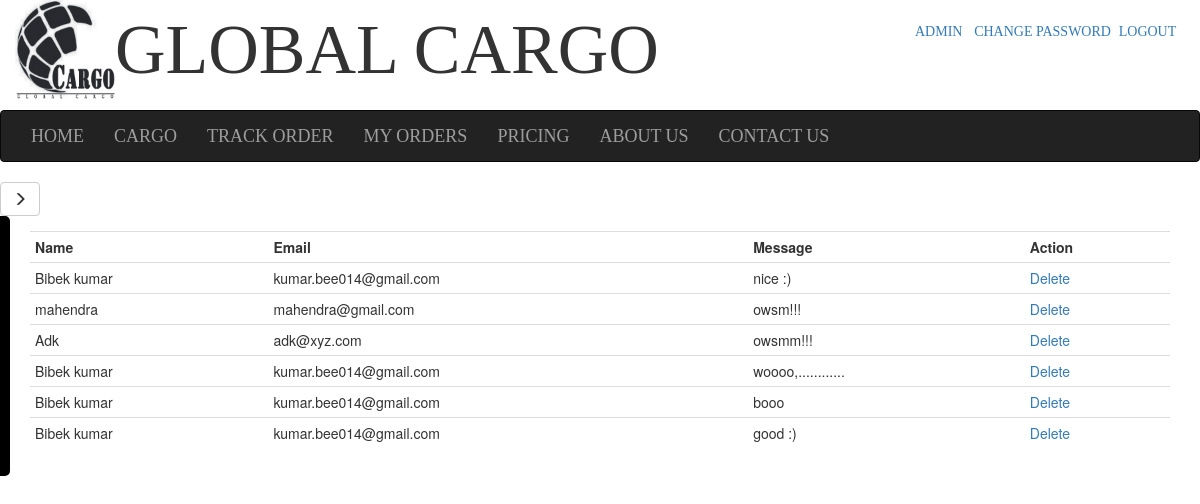
Screenshot of /view_feedbacks.php (signed in) with the database file from the repository.
### tables this page shows
CREATE TABLE IF NOT EXISTS `feedback` (
  `id` int(11) NOT NULL,
  `name` varchar(50) NOT NULL,
  `email` varchar(52) NOT NULL,
  `message` text NOT NULL
);

### view_feedbacks.php (the view, shortened to what this page needs)
<?php
include('header.php');
include('logo.php');
?>
 <link rel="stylesheet" href="css/sidebar.css">
 <div class="min-height">
    <div id="wrapper">
        <button type="button" class="btn btn-default" aria-label="Left Align" id="menu-toggle">
  <span class="glyphicon glyphicon-menu-right" aria-hidden="true"></span>
</button>
        <div id="sidebar-wrapper">
        </div>
       <div id="page-content-wrapper">
            <div class="container-fluid">
                <div class="row">
                    <div class="col-lg-12 col-md-7">
	<?php
		$query="SELECT * FROM `feedback` ";
		$result=mysql_query($query);
		if($result){
			if(mysql_num_rows($result)>=1){
			echo '
			<table class="table table-condensed">
			<tr>
	<th>Name</th>
	<th>Email</th>
	<th>Message</th>
	<th>Action</th>
</tr>';
				while($rows=mysql_fetch_array($result)){
					echo'<tr>';
					echo'<td>';
					echo $rows['name'];
					echo'</td>';
						echo'<td>';
					echo $rows['email'];
					echo'</td>';
						echo'<td>';
					echo $rows['message'];
					echo'</td>';
						echo'<td>';
					echo '<a href="delete_feedback.php?id=';echo $rows['id'];  echo'">Delete</a>';
					echo'</td>';
					echo'</tr>';
				}
				echo'</table>';
			}
		}else{
			echo "No request found!";
		}
	 ?>
	 </div>
</div>
	 </div>
</div>
</div>
 </div>

### css/main.css (style rules this page uses)
.min-height { min-height: 300px; }

### css/sidebar.css (style rules this page uses)
#sidebar-wrapper { z-index: 1; position: absolute; width: 0px; height:260px; overflow-y: hidden; background: #000; border: 5px solid #000; border-radius: 0px 5px 5px 0px ; //opacity: 1; }
#menu-toggle { width:40px; }
#page-content-wrapper { width: 100%; position: absolute; padding: 15px; //border: 5px solid blue; }

### rows the page displays
feedback: name "Bibek kumar", email "kumar.bee014@gmail.com", message "nice :)"
feedback: name "mahendra", email "mahendra@gmail.com", message "owsm!!!"
feedback: name "Adk", email "adk@xyz.com", message "owsmm!!!"
feedback: name "Bibek kumar", email "kumar.bee014@gmail.com", message "woooo,............"
feedback: name "Bibek kumar", email "kumar.bee014@gmail.com", message "booo"
feedback: name "Bibek kumar", email "kumar.bee014@gmail.com", message "good :)"
